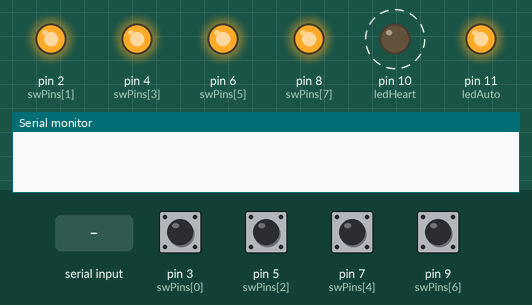
Bench run of a sketch on a simulated Arduino Mega 2560, built with avr-gcc and run on an emulated ATmega2560. Parts: output pins drawn as LEDs (lit = HIGH), the last lines printed to the serial monitor. Dashed ring = blinking. Inputs (shaded band) come from the test bench; at power-on: pin 3 (swPins[0]), pin 5 (swPins[2]), pin 7 (swPins[4]), pin 9 (swPins[6]) HIGH. EEPROM starts erased.

Above: at 1.2 s.
1.3 s: pin 3 (swPins[0]) pulled LOW for 0.15 s
At 1.39 s:
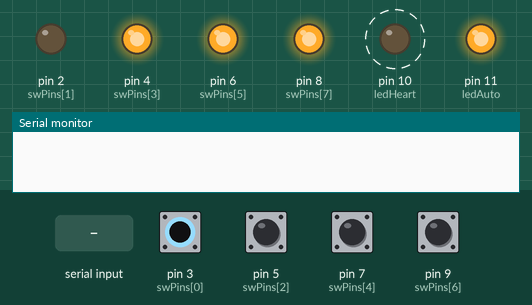
4.4 s: pin 5 (swPins[2]) pulled LOW for 0.15 s
At 4.49 s:
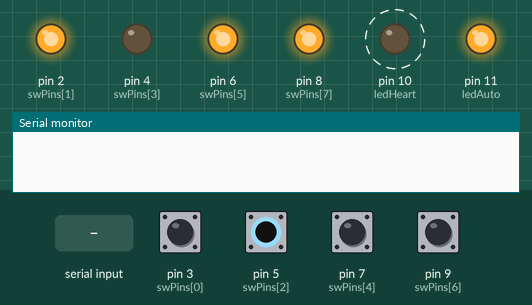
7.4 s: pin 7 (swPins[4]) pulled LOW for 0.15 s
At 7.51 s:
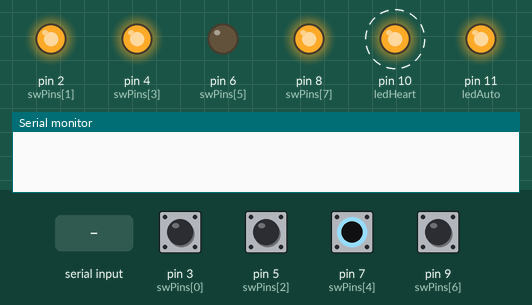
10.4 s: pin 9 (swPins[6]) pulled LOW for 0.15 s
At 10.49 s:
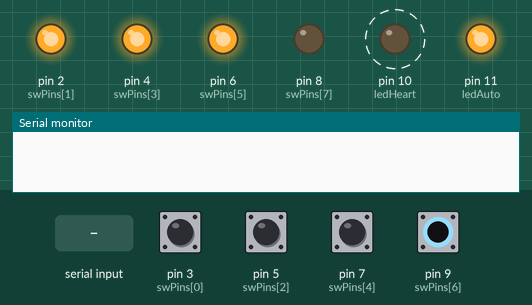
13.4 s: byte 46 (B_PING) received over Serial
At 16.1 s:
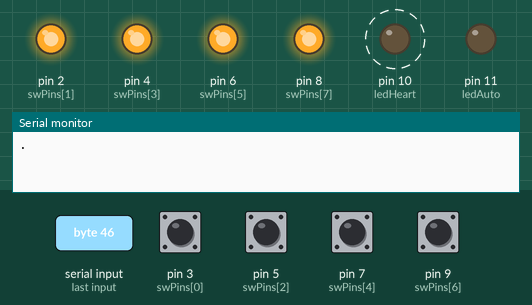
Timing chart, 0 to 20.4 s (numbered marks = the images above; inputs shaded):
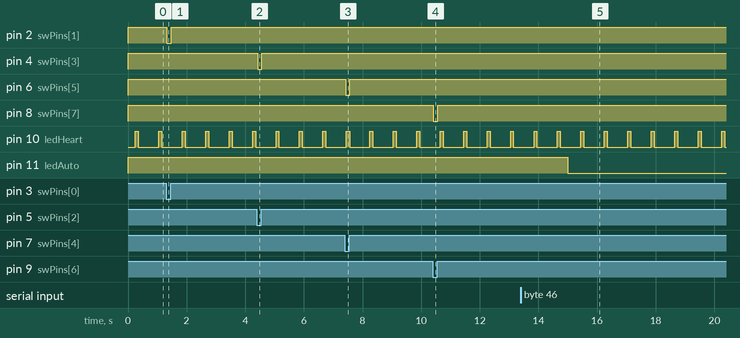

The sketch:

light.ino
```cpp
#include <EEPROM.h>
#include <Metro.h>

#define swCount 4

int swPins[] = {
// in, out
   3,  2,
   5,  4,
   7,  6,
   9,  8
};

// because why bother soldering it correctly
bool reverseFix[] = {false, false, false, false};

int swState[swCount];
int outState[swCount];

long unsigned int lastPing = 0;

Metro metroHeart = Metro(250);
int ledHeart = 10;
int ledHeartState = 0;

int ledAuto = 11;

int lightSensor = A1;

#define B_PING  46
#define B_HELLO 63
#define B_LIGHT 90

#define R_ERR    33
#define R_ACK    46
#define R_HELLO  63
#define R_LIGHT  90

// time without ping after which it switches to autonomous mode
#define AUTO_TIME 15*1000

// Protocol
// 100 + swI
// + 0 :: sw off
// + 1 :: sw on
// + 2 :: out off // when received it's comand, when sent it's info about the state
// + 3 :: sw on // -"-

void setup(void) {
//  pinMode(pinTest, OUTPUT);
//  pinMode(pinRead, INPUT_PULLUP);
//  readState = digitalRead(pinRead);
  Serial.begin(9600);

  for(int i=0; i < swCount; i++) {
    pinMode(swPins[i*2], INPUT_PULLUP);
    swState[i] = digitalRead(swPins[i*2]);
    pinMode(swPins[i*2 + 1], OUTPUT);
    int state = EEPROM.read(i);
    outState[i] = state;
    digitalWrite(swPins[i*2 + 1], state);
  }

  pinMode(ledHeart, OUTPUT);
  pinMode(ledAuto, OUTPUT);
}

void setOut(int swNum, int state) {
  digitalWrite(swPins[swNum*2 + 1], state);
  outState[swNum] = state;
  EEPROM.write(swNum, state);
  // TODO EEPROM
}

bool isAutonomous() {
  return (lastPing == 0 || lastPing < (millis() - AUTO_TIME));
}

void sendOutState(int swNum) {
  int state = outState[swNum];
  if (reverseFix[swNum]) {
    state = !state;
  }
  Serial.write(100 + swNum*4 + 2 + state);
}

void loop() {

  if (Serial.available() > 0) {
    int sb = Serial.read();

    // ping
    if (sb == B_PING) {
      lastPing = millis();
      Serial.write(R_ACK); // pong
    }

    // how many light switches
    if (sb == B_HELLO) {
      Serial.write(R_HELLO);
      Serial.println(swCount);
      // report switches and light state
      for(int i=0; i< swCount; i++) {
        Serial.write(100 + i*4 + swState[i]);
        sendOutState(i);
      }
    }

    // analog read of photo resistor
    if (sb == B_LIGHT) {
      int value = analogRead(lightSensor);
      Serial.write(R_LIGHT);
      Serial.println(value);
    }

    // light relays
    for(int i=0; i< swCount; i++) {
      if (sb == 100 + i*4 + 2) { // turn off
        setOut(i, reverseFix[i] ? HIGH : LOW);
        Serial.write(sb);
      }
      if (sb == 100 + i*4 + 3) { // turn on
        setOut(i, reverseFix[i] ? LOW : HIGH);
        Serial.write(sb);
      }
    }
  }

  // check light switches
  for(int i=0; i< swCount; i++) {
    int x = digitalRead(swPins[i*2]);
    if (x != swState[i]) {
      // simple debounce by checking if the value is the same ofter 20ms
      delay(20);
      x = digitalRead(swPins[i*2]);
      if (x != swState[i]) {

        swState[i] = x;
        if (isAutonomous()) {
          setOut(i, !outState[i]);
        } else {
          Serial.write(100 + i*4 + x);
        }

      }
    }
  }

  // heartbeat led
  if (metroHeart.check() == 1) {
    if (ledHeartState == 0) {
      ledHeartState = 1;
      digitalWrite(ledHeart, HIGH);
      metroHeart.interval(100);
    } else {
      ledHeartState = 0;
      digitalWrite(ledHeart, LOW);
      metroHeart.interval(700);
    }
  }

  digitalWrite(ledAuto, isAutonomous() ? HIGH : LOW);

}
```

Measured:
- after the input at 1.3 s, pin 2 (swPins[1]): HIGH → LOW at once, → HIGH 0.15 s later
- after the input at 4.4 s, pin 4 (swPins[3]): HIGH → LOW at once, → HIGH 0.15 s later
- after the input at 7.4 s, pin 6 (swPins[5]): HIGH → LOW at once, → HIGH 0.15 s later
- after the input at 10.4 s, pin 8 (swPins[7]): HIGH → LOW at once, → HIGH 0.15 s later
- after the input at 13.4 s, pin 11 (ledAuto): HIGH → LOW after 1.6 s
- by itself, pin 10 (ledHeart): alternates HIGH for 0.10 s and LOW for 0.70 s
